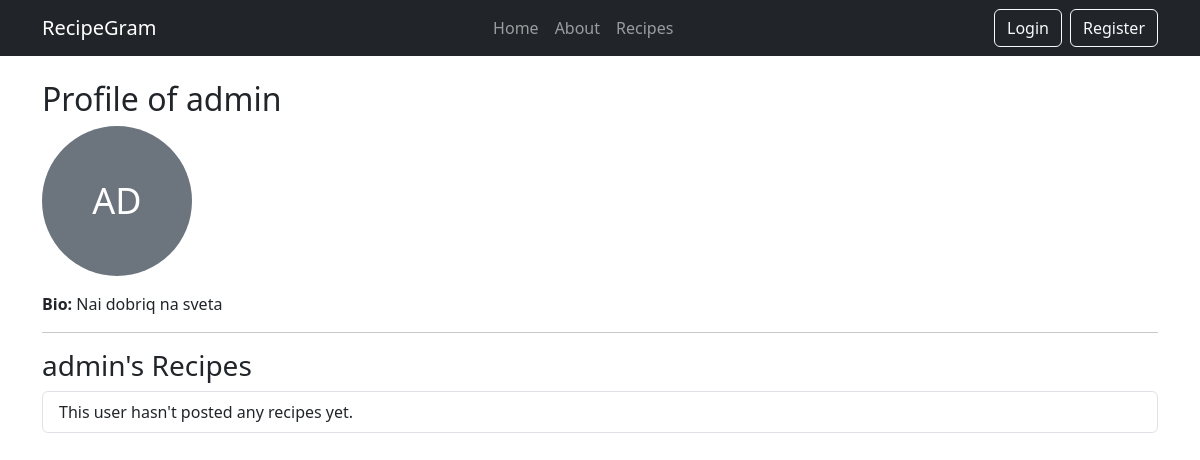
Before: /accounts/admin/ with the older database file.
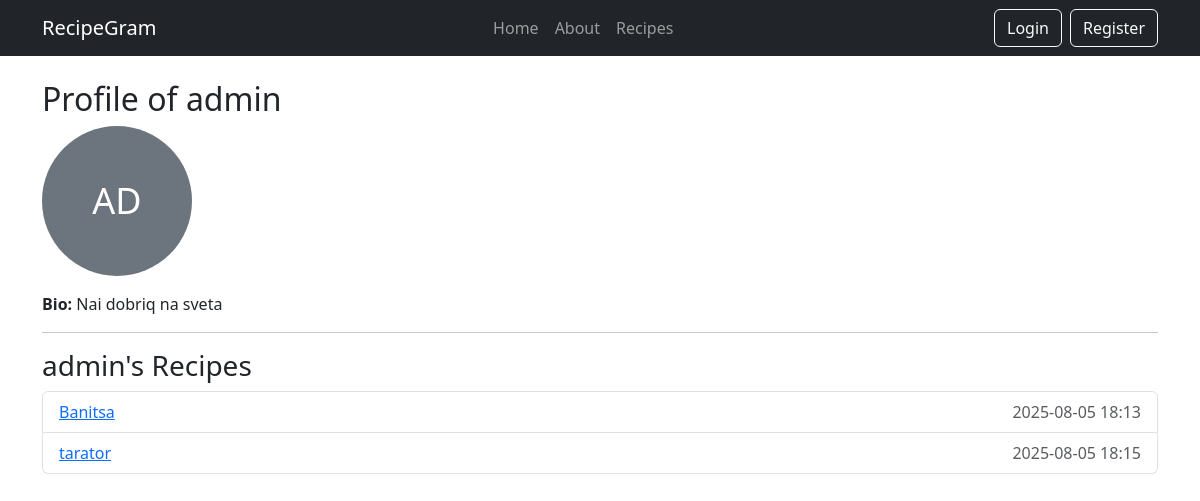
After: the same page with the newer database file.
### accounts/models.py (models this page shows, shortened)
class UserProfile(models.Model):
    user = models.OneToOneField(User, on_delete=models.CASCADE)
    profile_picture = models.ImageField(upload_to='profiles/', blank=True, null=True)
    bio = models.TextField(blank=True)

### recipes/models.py (models this page shows, shortened)
class Recipe(models.Model):
    title = models.CharField(max_length=100)
    description = models.TextField(blank=True, null=True)
    image = models.ImageField(upload_to='recipes/')
    cooking_time = models.PositiveIntegerField(help_text="Time in minutes")
    created_at = models.DateTimeField(auto_now_add=True)
    category = models.ForeignKey(Category, on_delete=models.SET_NULL, null=True)
    owner = models.ForeignKey(User, on_delete=models.CASCADE, related_name='recipes')

### accounts/views.py (the view)
# urls.py: path('<str:username>/', views.public_profile_view, name='public-profile'),
def public_profile_view(request, username):
    user = get_object_or_404(User, username=username)
    recipes = Recipe.objects.filter(owner=user)
    return render(request, 'accounts/public_profile.html', {
        'profile_user': user,
        'recipes': recipes,
    })

### templates/accounts/public_profile.html
{% extends 'base.html' %}
{% block content %}
<h2>Profile of {{ profile_user.username }}</h2>
{% if profile_user.userprofile.profile_picture %}
    <img src="{{ profile_user.userprofile.profile_picture.url }}" class="img-thumbnail mb-3" style="max-width: 200px;" alt="Profile Picture">
{% else %}
    <div class="bg-secondary text-white rounded-circle d-flex align-items-center justify-content-center mb-3"
         style="width: 150px; height: 150px; font-size: 36px;">
        {{ profile_user.username|first|upper }}{{ profile_user.username|slice:"1:2"|upper }}
    </div>
{% endif %}
{% if profile_user.userprofile.bio %}
    <p><strong>Bio:</strong> {{ profile_user.userprofile.bio }}</p>
{% endif %}
<hr>
<h3>{{ profile_user.username }}'s Recipes</h3>
<ul class="list-group">
    {% for recipe in recipes %}
        <li class="list-group-item d-flex justify-content-between align-items-center">
            <a href="{% url 'recipe-detail' recipe.pk %}">{{ recipe.title }}</a>
            <span class="text-muted">{{ recipe.created_at|date:"Y-m-d H:i" }}</span>
        </li>
    {% empty %}
        <li class="list-group-item">This user hasn't posted any recipes yet.</li>
    {% endfor %}
</ul>
{% endblock %}

### templates/base.html (shortened to what this page needs)
<!DOCTYPE html>
<html lang="en">
<head>
    <link href="https://cdn.jsdelivr.net/npm/bootstrap@5.3.0/dist/css/bootstrap.min.css" rel="stylesheet">
</head>
<body>
    <nav class="navbar navbar-expand-lg navbar-dark bg-dark mb-4">
        <div class="container">
            <a class="navbar-brand" href="/">RecipeGram</a>
            <div>
                <ul class="navbar-nav me-auto">
                    <li class="nav-item"><a class="nav-link" href="/">Home</a></li>
                    <li class="nav-item"><a class="nav-link" href="/about/">About</a></li>
                    <li class="nav-item"><a class="nav-link" href="/recipes/">Recipes</a></li>
                </ul>
            </div>
            <div class="d-flex">
                {% if user.is_authenticated %}
                    <a class="btn btn-outline-light me-2" href="/accounts/profile/">Profile</a>
                    <a class="btn btn-outline-light" href="/accounts/logout/">Logout</a>
                {% else %}
                    <a class="btn btn-outline-light me-2" href="/accounts/login/">Login</a>
                    <a class="btn btn-outline-light" href="/accounts/register/">Register</a>
                {% endif %}
            </div>
        </div>
    </nav>
    <div class="container">
        {% block content %}{% endblock %}
    </div>
</body>
</html>

Changed rows visible on the page:
added Recipe: title "Banitsa", created_at "2025-08-05 18:13"
added Recipe: title "tarator", created_at "2025-08-05 18:15"
Other visible differences:
text no longer shown: "This user hasn't posted any recipes yet."
